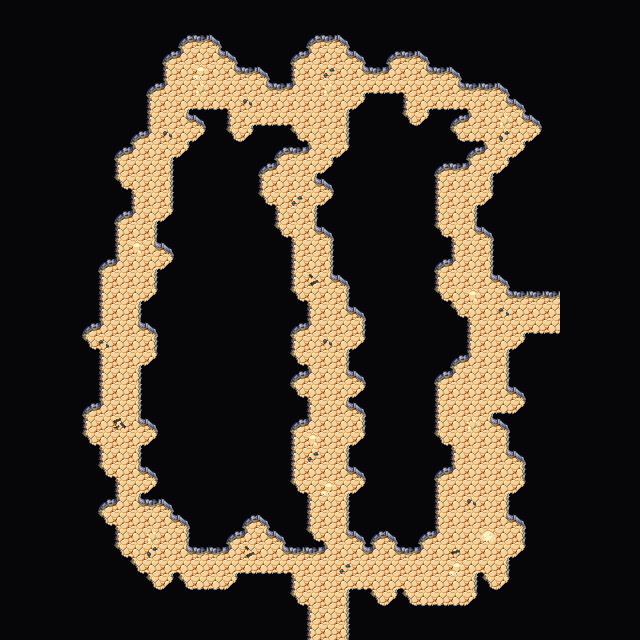

This game map was drawn from its Tiled (.tmx) file and the tilesets committed beside it. A one-line description and the trimmed map source follow:
An orthogonal 40x40 tile map with 16x16 px tiles, 4 tile layers (Collision, Background, Walls, Clutter), 2 tilesets and 2 objects.

<map version="1.5" tiledversion="1.7.2" orientation="orthogonal" renderorder="right-down" width="40" height="40" tilewidth="16" tileheight="16" infinite="0" nextlayerid="7" nextobjectid="64">
 <editorsettings>
  <export target="wastetown..tmx" format="tmx" />
 </editorsettings>
 <tileset firstgid="1" source="../../../tileset/main.tsx" />
 <tileset firstgid="3477" source="../../../tileset/buildings.tsx" />
 <layer id="6" name="Collision" width="40" height="40">
  <data>[1600 cells, 0 non-empty, 0 distinct tile ids]</data>
 </layer>
 <layer id="1" name="Background" width="40" height="40">
  <data>[1600 cells, 1600 non-empty, 1 distinct tile ids]</data>
 </layer>
 <layer id="2" name="Walls" width="40" height="40">
  <data>[1600 cells, 1433 non-empty, 19 distinct tile ids]</data>
 </layer>
 <layer id="3" name="Clutter" width="40" height="40">
  <properties>
   <property name="spriteLayer" type="bool" value="true" />
  </properties>
  <data>[1600 cells, 26 non-empty, 11 distinct tile ids]</data>
 </layer>
 <objectgroup id="4" name="Objects">
  <object id="62" template="../../../obj/door_up.tx" x="323.623" y="639.376">
   <properties>
    <property name="teleport" value="../common/maps/map/cave/cave_multilevel_4/cave_23B6.tmx" />
    <property name="teleportObjectId" value="61" />
   </properties>
  </object>
  <object id="63" template="../../../obj/door_left.tx" x="543.962" y="323.623">
   <properties>
    <property name="teleport" value="../common/maps/map/cave/cave_multilevel_4/cave_23A7.tmx" />
    <property name="teleportObjectId" value="59" />
   </properties>
  </object>
 </objectgroup>
</map>
